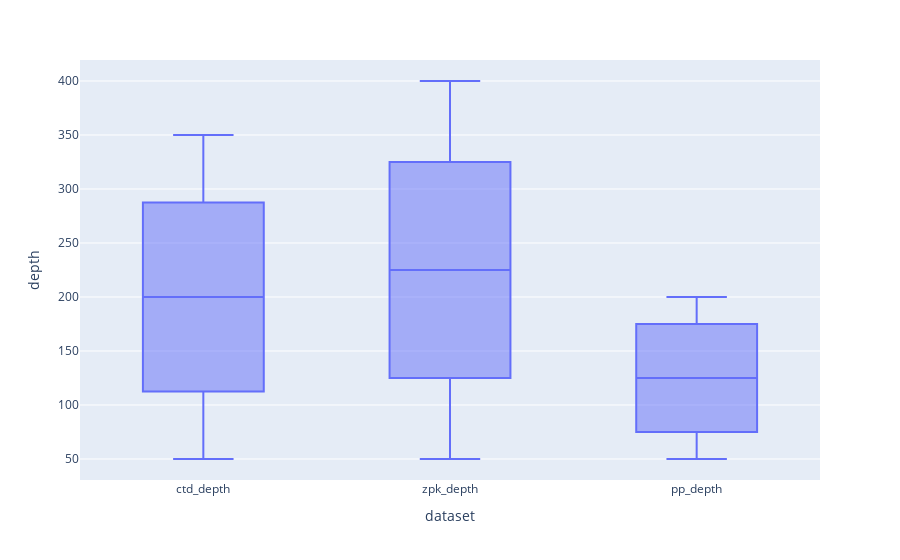

Write notebook code for a chart like this one.
### Code cell
depths = pd.DataFrame(
    {
        "ctd_depth": hot_ctd.where(hot_ctd.depth < 400, drop=True).depth.to_series(),
        "zpk_depth": hot_zooplankton.depth.to_series(),
        "pp_depth": hot_primary_production.depth.to_series(),
    }
)
px.box(
    depths.stack().reset_index().rename(columns={"level_1": "dataset"}),
    x="dataset",
    y="depth",
)

### Figure 1 — Plotly figure (JSON) as saved in the notebook; plotly's stock layout.template omitted (floating-point values rounded to 4 significant figures)
{"data": [{"alignmentgroup": "True", "hovertemplate": "dataset=%{x}<br>depth=%{y}<extra></extra>", "legendgroup": "", "marker": {"color": "#636efa"}, "name": "", "notched": false, "offsetgroup": "", "orientation": "v", "showlegend": false, "type": "box", "x": ["ctd_depth", "zpk_depth", "pp_depth", "ctd_depth", "zpk_depth", "pp_depth", "ctd_depth", "zpk_depth", "pp_depth", "ctd_depth", "zpk_depth", "pp_depth", "ctd_depth", "zpk_depth", "ctd_depth", "zpk_depth", "ctd_depth", "zpk_depth", "zpk_depth"], "x0": " ", "xaxis": "x", "y": [50, 50, 50, 100, 100, 100, 150, 150, 150, 200, 200, 200, 250, 250, 300, 300, 350, 350, 400], "y0": " ", "yaxis": "y"}], "layout": {"boxmode": "group", "legend": {"tracegroupgap": 0}, "margin": {"t": 60}, "xaxis": {"anchor": "y", "domain": [0, 1], "title": {"text": "dataset"}}, "yaxis": {"anchor": "x", "domain": [0, 1], "title": {"text": "depth"}}}}
